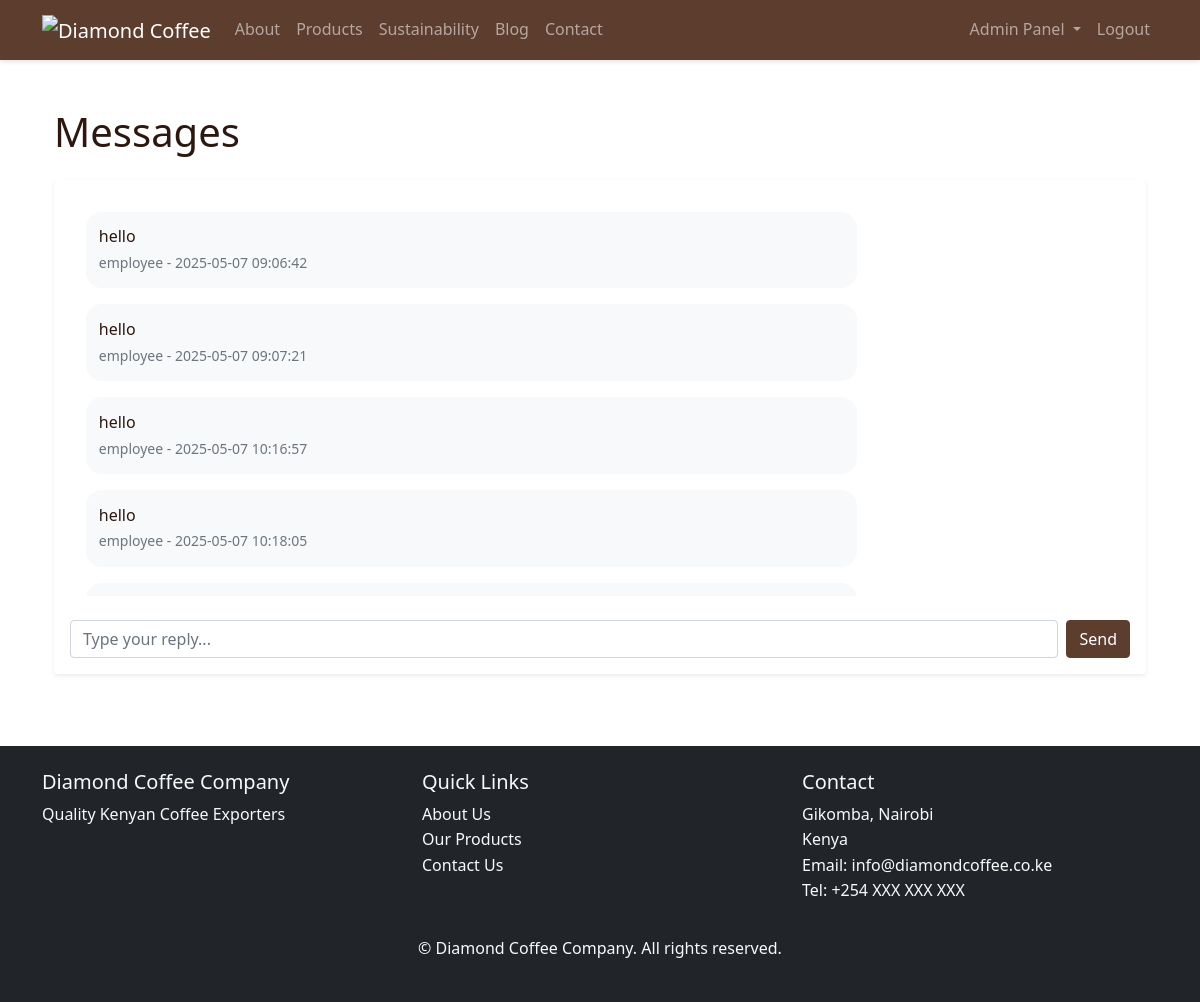
The app's page /admin/messages/2 (signed in) with its own data.
### app/models/message.py (models this page shows)
class Message(db.Model):
    id = db.Column(db.Integer, primary_key=True)
    sender_id = db.Column(db.Integer, db.ForeignKey('user.id'), nullable=False)
    receiver_id = db.Column(db.Integer, db.ForeignKey('user.id'), nullable=False)
    content = db.Column(db.Text, nullable=False)
    created_at = db.Column(db.DateTime, default=datetime.utcnow)
    read = db.Column(db.Boolean, default=False)
    sender = db.relationship('User', foreign_keys=[sender_id], backref='sent_messages')
    receiver = db.relationship('User', foreign_keys=[receiver_id], backref='received_messages')

### app/models/user.py (models this page shows, shortened)
class User(UserMixin, db.Model):
    id = db.Column(db.Integer, primary_key=True)
    email = db.Column(db.String(120), unique=True, nullable=False)
    username = db.Column(db.String(80), unique=True, nullable=False)
    password_hash = db.Column(db.String(128))
    role = db.Column(db.String(20), nullable=False)  # admin, employee, client
    is_active = db.Column(db.Boolean, default=True)
    is_admin = db.Column(db.Boolean, default=False)
    company_name = db.Column(db.String(100))
    contact_person = db.Column(db.String(100))
    phone = db.Column(db.String(20))
    country = db.Column(db.String(50))

### app/blueprints/admin.py (the view)
@admin.route('/messages/<int:employee_id>')
@login_required
@admin_required
def view_messages(employee_id):
    employee = User.query.get_or_404(employee_id)
    messages = Message.query.filter(
        ((Message.sender_id == current_user.id) & (Message.receiver_id == employee_id)) |
        ((Message.sender_id == employee_id) & (Message.receiver_id == current_user.id))
    ).order_by(Message.created_at.asc()).all()
    return render_template('admin/messages.html', messages=messages, employee_id=employee_id)

### app/__init__.py (called while the page is built)
@login_manager.user_loader
def load_user(user_id):
    from app.models.user import User
    return User.query.get(int(user_id))

### app/blueprints/admin.py (called while the page is built)
def admin_required(f):
    @wraps(f)
    def decorated_function(*args, **kwargs):
        if not current_user.is_authenticated or not current_user.role == 'admin':
            return redirect(url_for('main.index'))
        return f(*args, **kwargs)
    return decorated_function

### app/templates/admin/messages.html (shortened to what this page needs)
{% extends "base.html" %}
{% block content %}
<div class="container py-4">
    <h1 class="mb-4">Messages</h1>
    <div class="card border-0 shadow-sm">
        <div class="card-body">
            <div class="chat-messages" id="messageContainer">
                {% for message in messages %}
                <div class="message {% if message.sender_id == current_user.id %}message-sent{% else %}message-received{% endif %}">
                    <div class="message-content">{{ message.content }}</div>
                    <small class="text-muted">
                        {{ message.sender.username }} - {{ message.created_at.strftime('%Y-%m-%d %H:%M:%S') }}
                    </small>
                </div>
                {% endfor %}
            </div>
            <div class="chat-input mt-4">
                <form id="messageForm" class="d-flex gap-2">
                    <input type="text" class="form-control" id="messageInput" placeholder="Type your reply...">
                    <button type="submit" class="btn btn-primary">Send</button>
                </form>
            </div>
        </div>
    </div>
</div>
{% endblock %}

### app/static/css/style.css (style rules this page uses)
:root { --primary-color: #5c3d2e; --secondary-color: #b85c38; --accent-color: #e0c097; --light-color: #f2e3d5; --dark-color: #2c1810; }
body { font-family: 'Segoe UI', system-ui, -apple-system, sans-serif; color: var(--dark-color); line-height: 1.6; }
.btn-primary { background-color: var(--primary-color); border-color: var(--primary-color); }
.card { transition: transform 0.3s ease, box-shadow 0.3s ease; }
.chat-messages { height: 400px; overflow-y: auto; padding: 1rem; }
.message { margin-bottom: 1rem; padding: 0.8rem; border-radius: 1rem; max-width: 75%; }
.message-received { background-color: var(--light-color); margin-right: auto; }
.shadow-sm { box-shadow: 0 2px 4px rgba(0, 0, 0, 0.075) !important; }

### app/templates/admin/messages.html (style rules this page uses)
.chat-messages { max-height: 600px; overflow-y: auto; padding: 1rem; }
.message { margin-bottom: 1rem; padding: 0.8rem; border-radius: 1rem; max-width: 75%; }
.message-received { background-color: #f8f9fa; margin-right: auto; }

### records on screen
Message: content "hello", sender.username "employee", created_at "2025-05-07 09:06:42"
Message: content "hello", sender.username "employee", created_at "2025-05-07 09:07:21"
Message: content "hello", sender.username "employee", created_at "2025-05-07 10:16:57"
Message: content "hello", sender.username "employee", created_at "2025-05-07 10:18:05"
